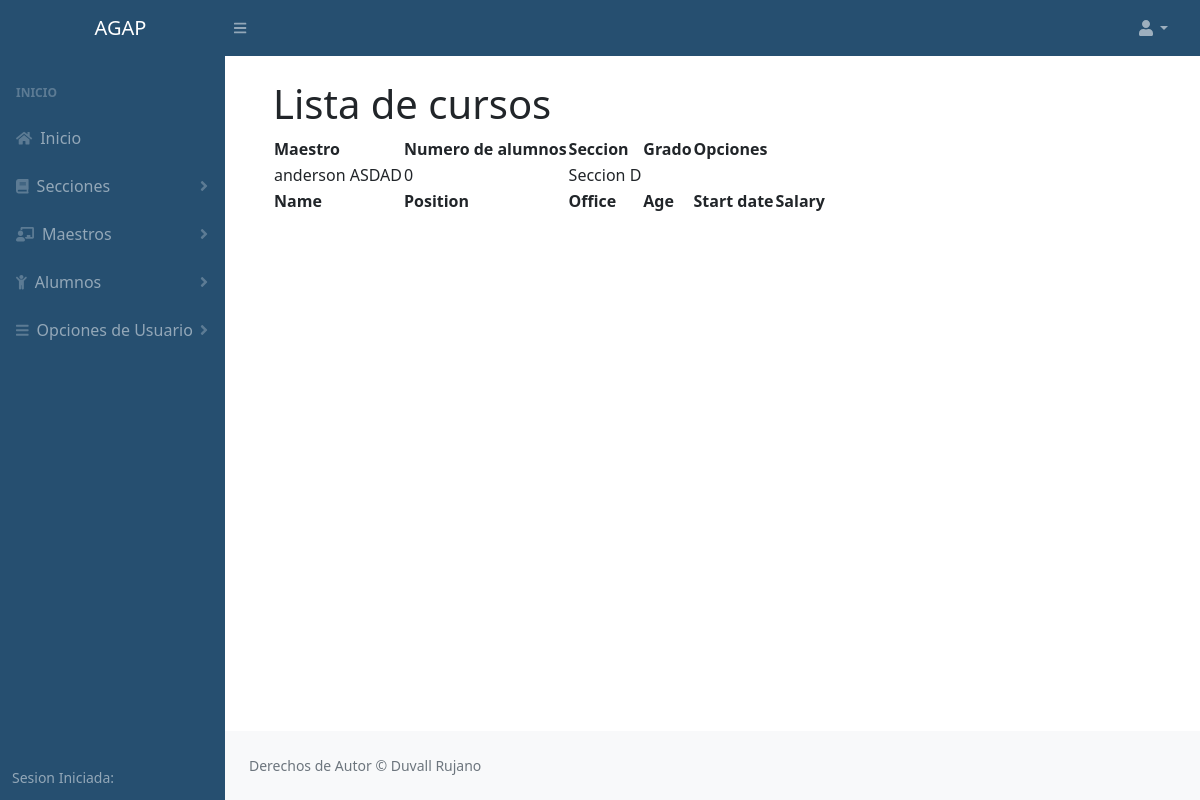
Screenshot of /lista_seccion.php with the database file from the repository.
### tables this page shows
CREATE TABLE `curso` (
  `id_curso` int(250) NOT NULL,
  `maestro` varchar(200) NOT NULL,
  `ano` varchar(200) NOT NULL,
  `num_alumnos` int(200) NOT NULL,
  `seccion` varchar(200) NOT NULL,
  `grado` varchar(60) NOT NULL,
  `est_v` int(200) NOT NULL DEFAULT '1'
);

### php/curso/conexion.php (called while the page is built, shortened)
<?php
	class conexion
	{
		private $host;
		private $user;
		private $password;
		private $database;
		function __construct(){
			$this->host 	= "localhost";
			$this->user 	= "root";
			$this->password = "";
			$this->database = "agap";
		}
		public function conectar(){
			$conexion = mysqli_connect($this->host, $this->user, $this->password, $this->database);
			return $conexion;
		}
	}
 ?>

### php/curso/curso.php (called while the page is built, shortened)
<?php
	include "conexion.php";
	class curso
	{
		private $link;
		function __construct()
		{
			$this->conn  = new conexion();
			$this->link  = $this->conn->conectar();
		}
		public function getCurso()
		{
			$query  = "SELECT * FROM curso";
			$result = mysqli_query($this->link, $query);
			$data   = array();
			while ($data[] = mysqli_fetch_assoc($result));
			array_pop($data);
			return $data;
		}
	}
?>

### lista_seccion.php (the view, shortened to what this page needs)
<?php
include "php/curso/curso.php";
        $curso      = new curso;
        $curs       = $curso->getCurso();
?>
<!DOCTYPE html>
<html lang="en">
    <head>
        <link href="https://cdn.jsdelivr.net/npm/simple-datatables@latest/dist/style.css" rel="stylesheet" />
        <link href="css/stylo.css" rel="stylesheet" />
        <link href="css/styles.css" rel="stylesheet" />
    </head>
    <body class="sb-nav-fixed">
          <?php include "php/acceso.php"?>
                    <div class="container-fluid px-4">
                        <h1 class="mt-4">Lista de cursos</h1>
                                <table id="datatablesSimple">
                                    <thead>
                                        <tr>
                                            <th>Maestro</th>
                                            <th>Numero de alumnos</th>
                                            <th>Seccion</th>
                                            <th>Grado</th>
                                            <th>Opciones</th>
                                        </tr>
                                    </thead>
                                    <tfoot>
                                        <tr>
                                            <th>Name</th>
                                            <th>Position</th>
                                            <th>Office</th>
                                            <th>Age</th>
                                            <th>Start date</th>
                                            <th>Salary</th>
                                        </tr>
                                    </tfoot>
                                    <tbody>
                         <?php
                    if (count($curs)>0) {
                        foreach ($curs as $column => $value) {
                ?>
                                        <tr>
                                            <td><?php echo $value['maestro'];?></td>
                                            <td><?php echo $value['num_alumnos'];?></td>
                                            <td><?php echo "Seccion " .$value['seccion'];?></td>
                                            <td><?php echo $value['grado'];?></td>
                                            <td></td>
                                        </tr>
                                <?php }  ?>
                                 <?php }  ?>
                                    </tbody>
                                </table>
                </main>
                <footer class="py-4 bg-light mt-auto">
                    <div class="container-fluid px-4">
                        <div class="d-flex align-items-center justify-content-between small">
                            <div class="text-muted">Derechos de Autor &copy; Duvall Rujano</div>
                        </div>
                    </div>
                </footer>
            </div>
        </div>
    </body>
</html>

### rows the page displays
curso: maestro "anderson ASDAD", num_alumnos "0", seccion "D"
